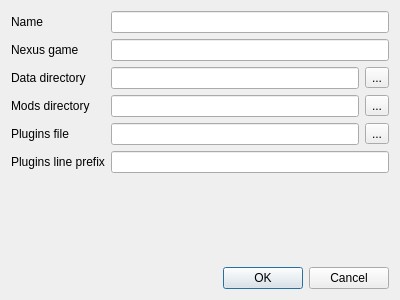
<?xml version="1.0" encoding="UTF-8"?>
<ui version="4.0">
 <class>EditConfigDialog</class>
 <widget class="QDialog" name="EditConfigDialog">
  <property name="geometry">
   <rect>
    <x>0</x>
    <y>0</y>
    <width>400</width>
    <height>300</height>
   </rect>
  </property>
  <property name="maximumSize">
   <size>
    <width>16777215</width>
    <height>300</height>
   </size>
  </property>
  <property name="windowTitle">
   <string>Edit Config - Mod Placer</string>
  </property>
  <property name="modal">
   <bool>true</bool>
  </property>
  <layout class="QFormLayout" name="formLayout">
   <item row="1" column="0">
    <widget class="QLabel" name="nameLabel">
     <property name="text">
      <string>Name</string>
     </property>
     <property name="buddy">
      <cstring>nameLineEdit</cstring>
     </property>
    </widget>
   </item>
   <item row="1" column="1">
    <widget class="QLineEdit" name="nameLineEdit"/>
   </item>
   <item row="2" column="0">
    <widget class="QLabel" name="gameLabel">
     <property name="text">
      <string>Nexus game</string>
     </property>
     <property name="buddy">
      <cstring>gameLineEdit</cstring>
     </property>
    </widget>
   </item>
   <item row="2" column="1">
    <widget class="QLineEdit" name="gameLineEdit"/>
   </item>
   <item row="3" column="0">
    <widget class="QLabel" name="dataLabel">
     <property name="text">
      <string>Data directory</string>
     </property>
     <property name="buddy">
      <cstring>dataLineEdit</cstring>
     </property>
    </widget>
   </item>
   <item row="3" column="1">
    <layout class="QHBoxLayout" name="dataHorizontalLayout">
     <item>
      <widget class="QLineEdit" name="dataLineEdit"/>
     </item>
     <item>
      <widget class="QToolButton" name="dataToolButton">
       <property name="text">
        <string>...</string>
       </property>
      </widget>
     </item>
    </layout>
   </item>
   <item row="4" column="0">
    <widget class="QLabel" name="modsLabel">
     <property name="text">
      <string>Mods directory</string>
     </property>
     <property name="buddy">
      <cstring>modsLineEdit</cstring>
     </property>
    </widget>
   </item>
   <item row="4" column="1">
    <layout class="QHBoxLayout" name="modsHorizontalLayout">
     <item>
      <widget class="QLineEdit" name="modsLineEdit"/>
     </item>
     <item>
      <widget class="QToolButton" name="modsToolButton">
       <property name="text">
        <string>...</string>
       </property>
      </widget>
     </item>
    </layout>
   </item>
   <item row="5" column="0">
    <widget class="QLabel" name="pluginsLabel">
     <property name="text">
      <string>Plugins file</string>
     </property>
     <property name="buddy">
      <cstring>pluginsLineEdit</cstring>
     </property>
    </widget>
   </item>
   <item row="5" column="1">
    <layout class="QHBoxLayout" name="pluginsHorizontalLayout">
     <item>
      <widget class="QLineEdit" name="pluginsLineEdit"/>
     </item>
     <item>
      <widget class="QToolButton" name="pluginsToolButton">
       <property name="text">
        <string>...</string>
       </property>
      </widget>
     </item>
    </layout>
   </item>
   <item row="6" column="0">
    <widget class="QLabel" name="prefixLabel">
     <property name="text">
      <string>Plugins line prefix</string>
     </property>
     <property name="buddy">
      <cstring>prefixLineEdit</cstring>
     </property>
    </widget>
   </item>
   <item row="6" column="1">
    <widget class="QLineEdit" name="prefixLineEdit"/>
   </item>
   <item row="8" column="1">
    <widget class="QDialogButtonBox" name="buttonBox">
     <property name="orientation">
      <enum>Qt::Horizontal</enum>
     </property>
     <property name="standardButtons">
      <set>QDialogButtonBox::Cancel|QDialogButtonBox::Ok</set>
     </property>
    </widget>
   </item>
   <item row="7" column="1">
    <spacer name="verticalSpacer">
     <property name="orientation">
      <enum>Qt::Vertical</enum>
     </property>
     <property name="sizeHint" stdset="0">
      <size>
       <width>20</width>
       <height>40</height>
      </size>
     </property>
    </spacer>
   </item>
  </layout>
 </widget>
 <resources/>
 <connections>
  <connection>
   <sender>buttonBox</sender>
   <signal>accepted()</signal>
   <receiver>EditConfigDialog</receiver>
   <slot>accept()</slot>
   <hints>
    <hint type="sourcelabel">
     <x>248</x>
     <y>254</y>
    </hint>
    <hint type="destinationlabel">
     <x>157</x>
     <y>274</y>
    </hint>
   </hints>
  </connection>
  <connection>
   <sender>buttonBox</sender>
   <signal>rejected()</signal>
   <receiver>EditConfigDialog</receiver>
   <slot>reject()</slot>
   <hints>
    <hint type="sourcelabel">
     <x>316</x>
     <y>260</y>
    </hint>
    <hint type="destinationlabel">
     <x>286</x>
     <y>274</y>
    </hint>
   </hints>
  </connection>
 </connections>
</ui>
